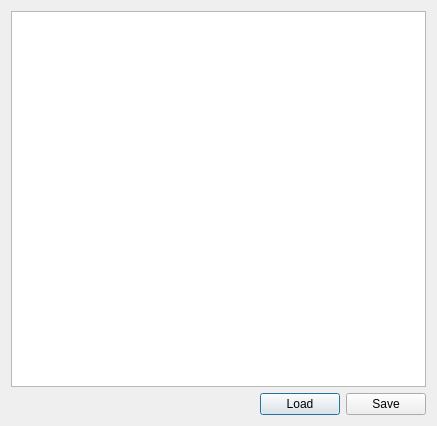
<?xml version="1.0" encoding="UTF-8"?>
<ui version="4.0">
 <class>Dialog</class>
 <widget class="QDialog" name="Dialog">
  <property name="geometry">
   <rect>
    <x>0</x>
    <y>0</y>
    <width>437</width>
    <height>426</height>
   </rect>
  </property>
  <property name="windowTitle">
   <string>Dialog</string>
  </property>
  <layout class="QVBoxLayout" name="verticalLayout">
   <item>
    <widget class="QPlainTextEdit" name="plainTextEdit"/>
   </item>
   <item>
    <layout class="QHBoxLayout" name="horizontalLayout">
     <item>
      <spacer name="horizontalSpacer">
       <property name="orientation">
        <enum>Qt::Horizontal</enum>
       </property>
       <property name="sizeHint" stdset="0">
        <size>
         <width>40</width>
         <height>20</height>
        </size>
       </property>
      </spacer>
     </item>
     <item>
      <widget class="QPushButton" name="btnLoad">
       <property name="text">
        <string>Load</string>
       </property>
      </widget>
     </item>
     <item>
      <widget class="QPushButton" name="btnSave">
       <property name="text">
        <string>Save</string>
       </property>
      </widget>
     </item>
    </layout>
   </item>
  </layout>
 </widget>
 <resources/>
 <connections/>
</ui>
